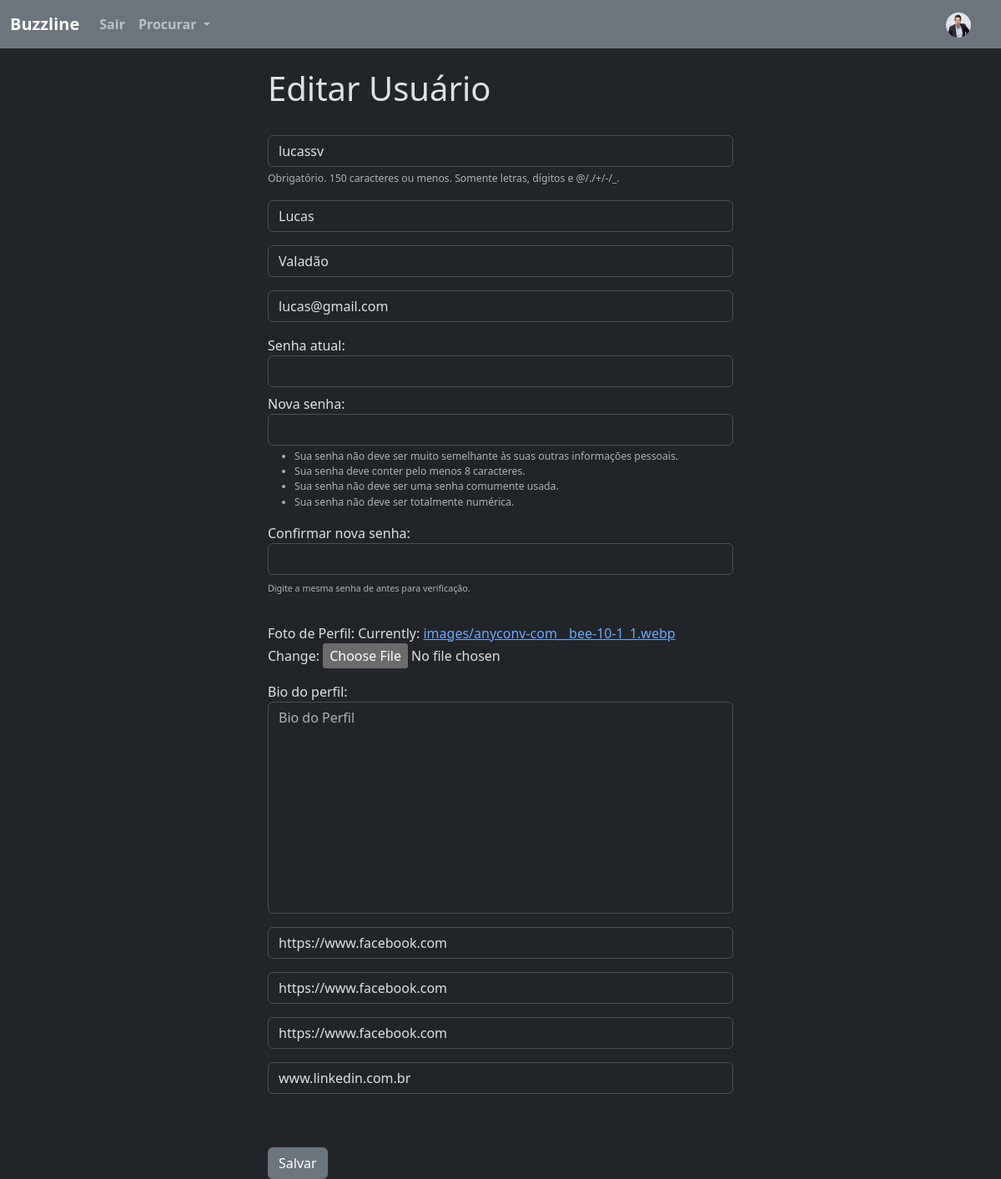
/update_user/ (signed in), run on the app's committed database.
### buzzline/models.py (models this page shows, shortened)
class Profile(models.Model):
    user = models.OneToOneField(User, on_delete=models.CASCADE) # UM USUARIO TERÁ 1 PERFIL, LOGO 1 PERFIL TERÁ APENAS 1 USUARIO
    follows = models.ManyToManyField("self", # UM PERFIL PODE SEGUIR MUITOS PERFIS
        related_name="followed_by", # QUEM SEGUE ESSE PERFIL
        symmetrical=False, # A PESSOA QUE SEGUE O OUTRO NÃO PRECISA SEGUIR DE VOLTA
        blank=True #NÃO É OBRIGADO A SEGUIR ALGUEM ESSE VALOR PODE SER VAZIO
        )
    date_modified = models.DateTimeField(User, auto_now=True)
    profile_image = models.ImageField(null=True, blank=True, upload_to='images/')
    profile_bio = models.CharField(null=True, blank=True, max_length=500)
    homepage_link = models.CharField(null=True, blank=True, max_length=100)
    facebook_link = models.CharField(null=True, blank=True, max_length=100)
    instagram_link = models.CharField(null=True, blank=True, max_length=100)
    linkedin_link = models.CharField(null=True, blank=True, max_length=100)

### buzzline/views.py (the view)
# urls.py: path('update_user/', views.update_user, name='update_user'),
@login_required # CORREÇÃO DO UPDATE USER #
def update_user(request):
    current_user = request.user
    profile_user = Profile.objects.get(user=current_user)
    if request.method == 'POST':
        user_form = UpdateUserForm(request.POST, instance=current_user)
        profile_form = ProfilePicForm(
            request.POST, request.FILES, instance=profile_user
        )
        password_form = CustomPasswordChangeForm(current_user, request.POST)
        password_filled = (
            request.POST.get('old_password') or
            request.POST.get('new_password1') or
            request.POST.get('new_password2')
        )
        if user_form.is_valid() and profile_form.is_valid():
            user_form.save()
            profile_form.save()
            if password_filled:
                if password_form.is_valid():
                    user = password_form.save()
                    update_session_auth_hash(request, user)
                else:
                    return render(request, "update_user.html", {
                        'user_form': user_form,
                        'profile_form': profile_form,
                        'password_form': password_form
                    })
            messages.success(request, "Perfil atualizado com sucesso!")
            return redirect('profile', current_user.id)
    else:
        user_form = UpdateUserForm(instance=current_user)
        profile_form = ProfilePicForm(instance=profile_user)
        password_form = CustomPasswordChangeForm(current_user)
    return render(request, "update_user.html", {
        'user_form': user_form,
        'profile_form': profile_form,
        'password_form': password_form
    })

### buzzline/forms.py
class ProfilePicForm(forms.ModelForm):
    profile_image = forms.ImageField(label="Foto de Perfil")
    profile_bio = forms.CharField(label="Bio do perfil", required=False, widget=forms.Textarea(attrs={'class': 'form-control', 'placeholder': 'Bio do Perfil', 'style': 'resize: none;'}))
    homepage_link = forms.CharField(label="", required=False, widget=forms.TextInput(attrs={'class': 'form-control', 'placeholder': 'Link do Website'}))
    facebook_link = forms.CharField(label="", required=False, widget=forms.TextInput(attrs={'class': 'form-control', 'placeholder': 'Link do Facebook'}))
    instagram_link = forms.CharField(label="", required=False, widget=forms.TextInput(attrs={'class': 'form-control', 'placeholder': 'Link do Instagram'}))
    linkedin_link = forms.CharField(label="", required=False, widget=forms.TextInput(attrs={'class': 'form-control', 'placeholder': 'Link do Linkedin'}))
    class Meta:
        model = Profile
        fields = ('profile_image', 'profile_bio', 'homepage_link', 'facebook_link', 'instagram_link', 'linkedin_link')

### buzzline/templates/update_user.html (shortened to what this page needs)
{% extends 'base.html' %}
{% block content %}
<div class="col-md-6 offset-md-3">
    <h1>Editar Usuário</h1>
    <br />
     <form method="POST" action="" enctype="multipart/form-data">
    {{user_form.as_p}}
        {% for field in password_form %}
    <div class="mb-2">
        {{ field.label_tag }}
        {{ field }}
        {% if field.help_text %}
            <div class="form-text text-muted">
                {{ field.help_text|safe }}
            </div>
        {% endif %}
    </div>
{% endfor %}
    <br />
    {{profile_form.as_p}}
<br /><br />
 <button type="submit" class="btn btn-secondary">Salvar</button>
</form>
</div>
{% endblock %}

### buzzline/templates/navbar.html (shortened to what this page needs)
{% load static %}
<nav class="navbar navbar-expand-lg bg-secondary navbar-dark " data-bs-theme="light">
  <div class="container-fluid">
    <a class="navbar-brand fw-semibold" href="{% url 'home' %}">Buzzline</a>
    <div class="collapse navbar-collapse" id="navbarSupportedContent">
      <ul class="navbar-nav me-auto mb-2 mb-lg-0">
        {% if user.is_authenticated %}
        <li class="nav-item">
          <a class="nav-link fw-semibold" href="{% url 'logout' %}">Sair</a>
        </li>
        {% endif %}
        <li class="nav-item dropdown">
          <a class="nav-link dropdown-toggle fw-bold" href="#" role="button" data-bs-toggle="dropdown" aria-expanded="false">
            Procurar
          </a>
        </li>
      </ul>
        {% if user.is_authenticated %}
          <ul class="navbar-nav ml-auto">
            <li class="nav-link navbar-brand">
              <a href="{% url 'profile' request.user.id %}">
                {% if user.profile.profile_image %}
                <img src="{{ user.profile.profile_image.url }}" width="30" height="30" class="rounded-circle">
                {% else %}
                <img src="{% static '/images/default_profile_pic.png' %}" class="img-fluid rounded-circle" width="30" height="30">
                {% endif %}
              </a>
            </li>
          </ul>
        {% endif %}
    </div>
  </div>
</nav>

### data on the page
Profile: homepage_link "https://www.facebook.com", facebook_link "https://www.facebook.com", instagram_link "https://www.facebook.com", linkedin_link "www.linkedin.com.br"

### other printed values
{{ field.label_tag }} "Senha atual:" "Nova senha:" "Confirmar nova senha:"
{{ field.help_text|safe }} "Digite a mesma senha de antes para verificação."
